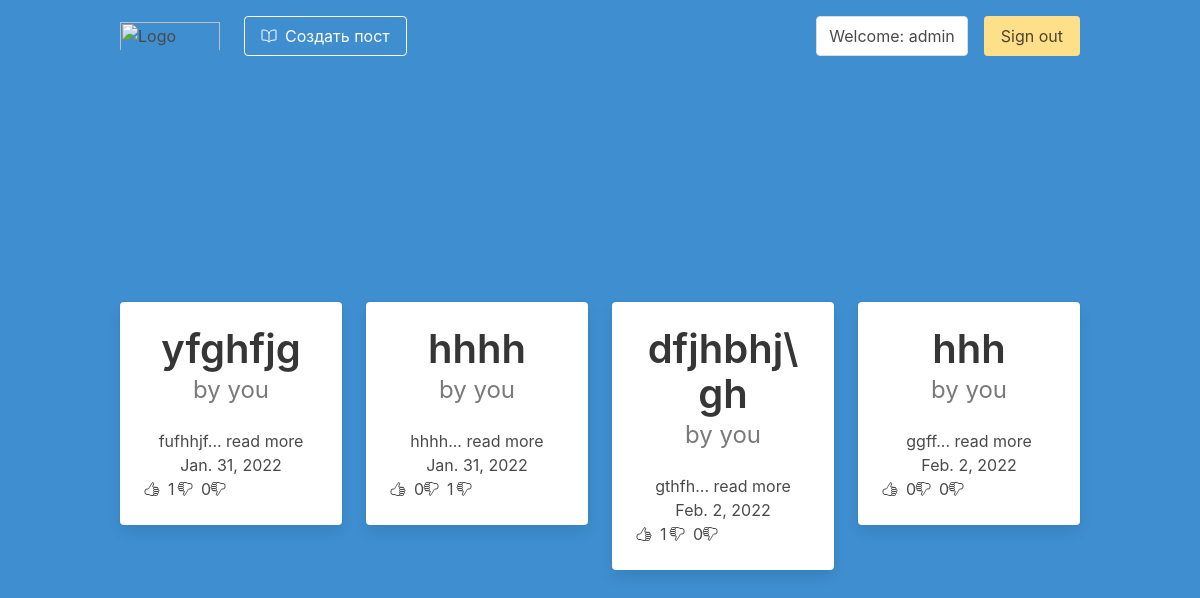
The app's page / (signed in) with its own data.
### blog/models.py (models this page shows)
class Article(models.Model):
    title = models.CharField(max_length=255)
    text = models.TextField()
    slug = models.SlugField(unique=True)
    date = models.DateField(auto_now=True)
    thumb = models.ImageField(blank=True, default='image.jpeg')
    author = models.ForeignKey(User, default=None, on_delete=models.CASCADE)
    likes = models.ManyToManyField(User, related_name="article_likes")
    dislikes = models.ManyToManyField(User, related_name='article_dislikes')
    def __str__(self):
        return self.title
    def snippet(self):
        return f"{self.text[:20]}... read more"
    def total_likes(self):
        return self.likes.count()
    def total_dislikes(self):
        return self.dislikes.count()

### blog/views.py (the view)
# urls.py: path('', views.home, name='home'),
@login_required(login_url='/users/sign_in')
def home(request):
    articles = Article.objects.all()
    return render(request, 'home.html', {'articles': articles})

### blog/templates/home.html (shortened to what this page needs)
{% extends 'base_layout.html' %}
{% load static %}
{% block content %}
    <div class="container">
        <div class="columns is-centered is-multiline">
            {% for article in articles %}
                <div class="column is-3">
                    <a href="{% url 'blog:article_detail' article.slug %}">
                        <div class="card has-text-centered">
                            <div class="card-content">
                                <div class="media">
                                    <div class="media-content">
                                        <p class="title has-text-dark is-2">
                                            {{ article }}
                                        </p>
                                        {% if user == article.author %}
                                        <p class="subtitle is-4 has-text-grey">
                                            by you
                                        </p>
                                        {% else %}
                                        <p class="subtitle is-4 has-text-grey"> by {{ article.author }}</p>
                                        {% endif %}
                                    </div>
                                </div>
                                <div class="content ">
                                    {{ article.snippet }}
                                    <br>
                                    <div>{{ article.date }}</div>
                                    <div class="columns">
                                        <div class="column is-2">
                                            <div class="columns is-gapless">
                                                <div class="column">
                                                    <ion-icon name="thumbs-up-outline" class="mt-1"></ion-icon>
                                                </div>
                                                <div class="column">
                                                    <span class="ml-2">{{ article.total_likes }}</span>
                                                </div>
                                            </div>
                                        </div>
                                        <div class="column is-2">
                                            <div class="columns is-gapless">
                                                <div class="column">
                                                    <ion-icon name="thumbs-down-outline" class="mt-1"></ion-icon>
                                                </div>
                                                <div class="column">
                                                    <span class="ml-2">{{ article.total_dislikes }}</span>
                                                </div>
                                            </div>
                                        </div>
                                         <div class="column is-2">
                                            <div class="columns is-gapless">
                                                <div class="column">
                                                    <ion-icon name="thumbs-down-outline" class="mt-1"></ion-icon>
                                                </div>
                                                <div class="column">
                                                </div>
                                            </div>
                                        </div>
                                    </div>
                                </div>
                            </div>
                        </div>
                    </a>
                </div>
            {% endfor %}
        </div>
    </div>
{% endblock %}

### blog/templates/base_layout.html (shortened to what this page needs)
{% load static from static %}
<html lang="en">
<head>
    <link rel="stylesheet" href="{% static 'style.css' %}">
    <link rel="stylesheet" href="{% static 'bulma.css' %}">
</head>
<body>
<section class="hero has-background-info is-fullheight">
    <div class="hero-head">
        <header class="navbar">
            <div class="container">
                <div class="navbar-brand">
                    <a class="navbar-item" href="/">
                        <img src="https://macademy.uz/assets/img/monday.svg" width="100" alt="Logo">
                    </a>
                </div>
                {% if user.is_authenticated %}
                    <div id="navbarMenuHeroC" class="navbar-menu">
                        <div class="navbar-start">
                       <span class="navbar-item">
                           <a
                                   href="{% url 'blog:article_create' %}"
                                   class="button is-info is-outlined is-inverted">
                               <span class="mr-2">
                                   <ion-icon name="book-outline"></ion-icon>
                               </span>
                               <span>
                                   Создать пост
                               </span>
                           </a>
                       </span>
                        </div>
                        <div class="navbar-end">
                            <a class="navbar-item button my-4 mx-1">
                                Welcome: {{ user }}
                            </a>
                    <span class="navbar-item">
                        <a href="{% url 'users:sign_out' %}" class="button is-warning">Sign out</a>
                    </span>
                        </div>
                    </div>
                {% endif %}
            </div>
        </header>
    </div>
    <div class="hero-body">
        {% block content %}
        {% endblock %}
    </div>
</section>
</body>
</html>

### records on screen
Article: title "yfghfjg", shows "by you", snippet "fufhhjf... read more", date "Jan. 31, 2022", total_likes "1", total_dislikes "0"
Article: title "hhhh", shows "by you", snippet "hhhh... read more", date "Jan. 31, 2022", total_likes "0", total_dislikes "1"
Article: title "dfjhbhj\\gh", shows "by you", snippet "gthfh... read more", date "Feb. 2, 2022", total_likes "1", total_dislikes "0"
Article: title "hhh", shows "by you", snippet "ggff... read more", date "Feb. 2, 2022", total_likes "0", total_dislikes "0"

### other values on screen
{{ user }} "admin"
